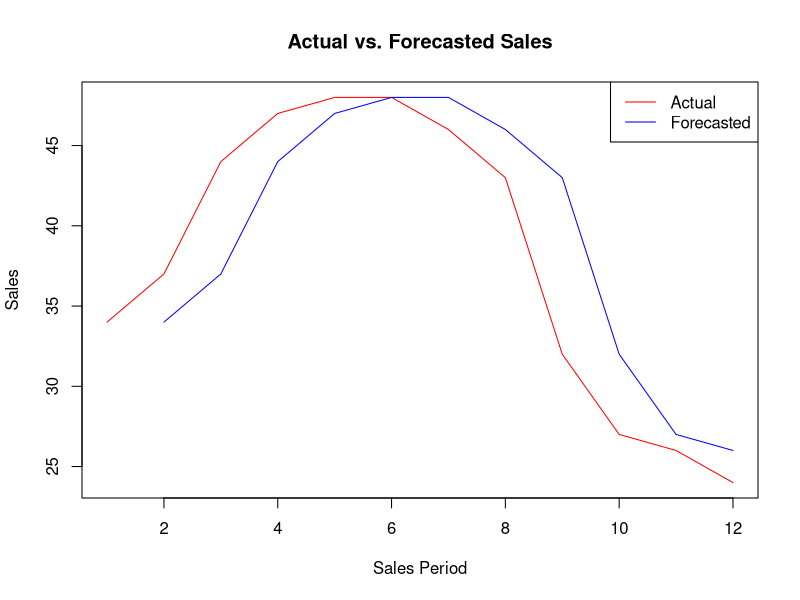

This chart was generated by the following R code:
# A naive forecast is one in which the forecast for a given
# period is simply equal to the value observed in the previous period.

# enter the data
# create vector to hold actual sales data
actual <- c(34, 37, 44, 47, 48, 48, 46, 43, 32, 27, 26, 24)

# generate the naive forecasts
# generate naive forecasts
forecast <- c(NA, actual[-length(actual)])

# measure the accuracy of the forecasts

# calculate MAPE
mean(abs((actual - forecast)/actual), na.rm = T) * 100

# calcualte MAE
mean(abs(actual-forecast), na.rm=T)

# visualize the forecasts
# plot actual sales
plot(actual, type = "l", col="red", main = "Actual vs. Forecasted Sales",
     xlab = "Sales Period", ylab = "Sales")

# add line for forecasted sales
lines(forecast, type = "l", col = "blue")

# add legend
legend("topright", legend=c("Actual", "Forecasted"),
       col=c("red", "blue"), lty = 1)
